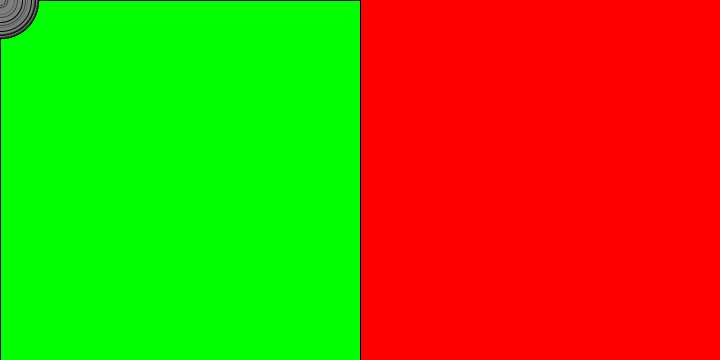
Frame 1 (no input)
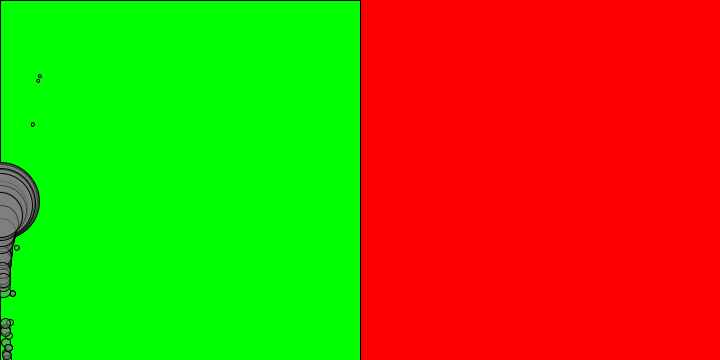
Frame 60 (the mouse pressed at the canvas centre just before this capture)
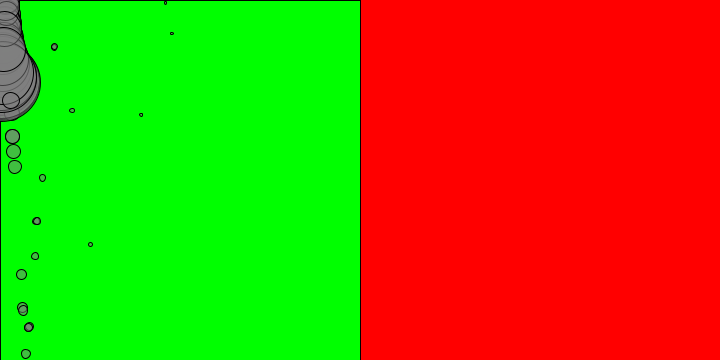
Frame 120 (the mouse held since frame 60 and released just before this capture)

The Processing sketch that drew these frames (run headless with seeded random() and noise(); from frame 60 on, the mouse is pressed at the canvas centre):

// Processing sketch: ex4
// ── ex4.pde
class Mover {
  
  PVector pos;
  PVector vel;
  PVector acc;
  
  float mass;
  
  Mover(PVector _pos, float _mass) {
    pos = _pos;
    vel = new PVector(0, 0);
    acc = new PVector(0, 0);
    
    mass = _mass;
  }
  
  void applyForce(PVector force) {
    PVector f = PVector.div(force, mass);
    acc.add(f);
  }
  
   void update() {
    checkEdges();
    vel.add(acc);
    pos.add(vel);
    acc.mult(0);
 }
 
 void display() {

   stroke(0);
   fill(128, 128);
   ellipse(pos.x, pos.y, mass * 16, mass * 16);
 }
 
 void checkEdges() {
   if (pos.x > width) {
     pos.x = width;
     vel.x *= -1;
   }
   else if (pos.x < 0) {
     pos.x = 0;
     vel.x *= -1;
   }
   if (pos.y > height) {
     pos.y = height;
     vel.y *= -1;
   }
   else if (pos.y < 0) {
     pos.y = 0;
     vel.y *= -1;
   }
 }
 
 PVector getGravity(Float c) {
   return new PVector(0, c*mass);
 }
 
 PVector getFriction(Float c) {
   PVector friction = vel.get();
   friction.mult(-1);
   friction.normalize();
   friction.mult(c);
   return friction;
 }
 
}

Mover[] movers = new Mover[100];
PVector wind;

void setup() {
  size(720, 360);
  background(255,0,0);
  wind = new PVector(0.001, 0);
  for(int i = 0; i < movers.length; i++) {
    movers[i] = new Mover(new PVector(0, 0), random(0.1,5));
  }
}

void draw() {
  fill(0,255,0);
  rect(0,0,width/2,height);
  //fill(255,0,0);
  //rect(width/2,0,width/2,height);
  for(int i = 0; i < movers.length; i++) {
    PVector gravity = movers[i].getGravity(0.1);
    float c;
    if (movers[i].pos.x < width/2) c = -0.05;
    else c = 0.1;
    PVector friction = movers[i].getFriction(c);
    movers[i].applyForce(gravity);
    movers[i].applyForce(friction);
    movers[i].applyForce(wind);
    movers[i].update();
    movers[i].display(); 
  }
}
